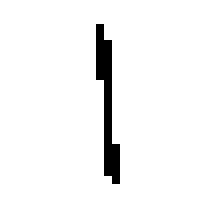
#> input picture Assignment 1/Indian_Digits_Train/1053.bmp, 28 x 28 px (shown 8 times larger); its folder holds 4 pictures in this run
$ python pipeline1_k_cluster.py
#> lines starting #> are read from the running program, lines starting #| are printed output that depends on the picture; after the words box and inside, x2 and y2 are one past the last pixel; in counts of white or black regions, pixels touching at a corner belong together
import os
import cv2
import numpy as np
from skimage.feature import hog
import matplotlib.pyplot as plt
from sklearn.cluster import KMeans
from check_accuracy import check_accuracy
from sklearn.svm import SVC
import csv


# ==============================
# CONFIG
# ==============================
BASE_DIR = os.path.dirname(__file__)

DATA_PATH = os.path.join(BASE_DIR, "Indian_Digits_Train")
IMG_SIZE = (32, 32)

IMAGES_CACHE = "images.npy"
FEATURES_CACHE = "features.npy"

# output directory for results
OUTPUT_DIR = os.path.join(BASE_DIR, "pipeline1")

# ==============================
# Show an image (for testing)
# ==============================
# [46 lines left out: functions show_image, show_samples, show_hog, not called in this run]

# ==============================
# STEP 1 — Load Images
# ==============================
def load_images(path):
#> called with path = 'Assignment 1/Indian_Digits_Train'
    files = [f for f in os.listdir(path) if f.endswith(".bmp")]

    # Sort numerically: 1.bmp → 10000.bmp
    files = sorted(files, key=lambda x: int(x.split('.')[0]))

    images = []

    for f in files:
        img_path = os.path.join(path, f)

        img = cv2.imread(img_path, cv2.IMREAD_GRAYSCALE)
#> img: shape (28, 28); 96.3% white; black in thin lines or dots, all inside (x1, y1, x2, y2) = (12, 3, 15, 23)

        if img is None:
            raise ValueError(f"Error loading image: {img_path}")

        images.append(img)

    images = np.array(images)

    print(f"[INFO] Loaded {len(images)} images")

    return images


# ==============================
# STEP 2 — Extract HOG Features
# ==============================
def extract_hog_features(images):
    features = []

    for img in images:
        # Resize
        img_resized = cv2.resize(img, IMG_SIZE)

        # Extract HOG
        hog_feat = hog(
            img_resized,
            pixels_per_cell=(4, 4),
            cells_per_block=(2, 2),
            feature_vector=True
        )

        features.append(hog_feat)
#> this loop made 4 passes
#> pass 1, in extract_hog_features, `img_resized = cv2.resize(img, IMG_SIZE)`:
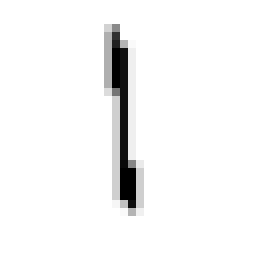
#> img_resized: shape (32, 32) (shown 8 times larger); min 0, max 255, mean 245.3
#> pass 2, in extract_hog_features, `img_resized = cv2.resize(img, IMG_SIZE)`:
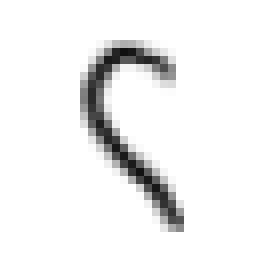
#> img_resized: shape (32, 32) (shown 8 times larger); min 15, max 255, mean 239.3
#> pass 3, in extract_hog_features, `img_resized = cv2.resize(img, IMG_SIZE)`:
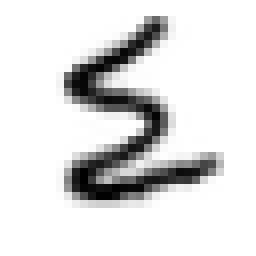
#> img_resized: shape (32, 32) (shown 8 times larger); min 0, max 255, mean 222.7
#> after the loop:
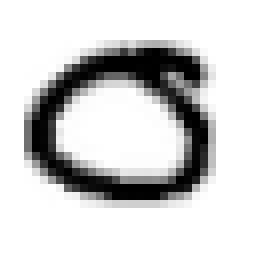
#> img_resized: shape (32, 32) (shown 8 times larger); min 0, max 255, mean 207.2

    features = np.array(features)

    print(f"[INFO] HOG feature shape: {features.shape}")
#| [INFO] HOG feature shape: (4, 1764)

    return features

# ==============================
# STEP 3 — Run K-means Clustering
# ==============================
def run_kmeans(features, K):
    print(f"\n[INFO] Running K-means with K = {K}...")

    kmeans = KMeans(n_clusters=K, n_init=10, random_state=42)
    cluster_ids = kmeans.fit_predict(features)

    print("[INFO] K-means done.")

    return cluster_ids

# K debugging
# [40 lines left out: functions analyze_clusters, label_clusters, not called in this run]

# Cache cluster labels
def get_cluster_path(K):
    import os
    return os.path.join(OUTPUT_DIR, f"clusters_K{K}.npy")

# ==============================
# Show K accuracy plot
# ==============================
# [203 lines left out: functions plot_k_vs_accuracy, train_svm, get_hard_samples, refine_labels, create_weights, active_learning_loop and 2 more, not called in this run]

# ==============================
# MAIN
# ==============================
if __name__ == "__main__":

    # ======================
    # LOAD / CACHE IMAGES
    # ======================
    if os.path.exists(IMAGES_CACHE):
        print("[INFO] Loading cached images...")
        images = np.load(IMAGES_CACHE)
    else:
        print("[INFO] Loading images from disk...")
        images = load_images(DATA_PATH)
        np.save(IMAGES_CACHE, images)

    # ======================
    # LOAD / CACHE FEATURES
    # ======================
    if os.path.exists(FEATURES_CACHE):
        print("[INFO] Loading cached features...")
        features = np.load(FEATURES_CACHE)
    else:
        print("[INFO] Extracting HOG features...")
        features = extract_hog_features(images)
        np.save(FEATURES_CACHE, features)

    print("[INFO] Ready for clustering.")

    # Extract features
    features = extract_hog_features(images)
#| [INFO] HOG feature shape: (4, 1764)

    print("[INFO] Feature extraction complete.")

    # ==============================
    # K-means + Labeling + Evaluation
    # ==============================

    K_list = [40, 60, 80]
    accuracies = []
    clusters_dict = {}

    clusters_path = os.path.join(OUTPUT_DIR, "final_clusters.npy")

    # ==============================
    # CASE 1: Load cached clusters
    # ==============================
    if os.path.exists(clusters_path):
        print("[INFO] Loading saved clusters...")
        clusters_dict = np.load(clusters_path, allow_pickle=True).item()

        for K in K_list:
            print(f"\n[INFO] Using cached clusters for K={K}")
            cluster_ids = clusters_dict[K]

            analyze_clusters(cluster_ids, K)

            # Label clusters
            labels = label_clusters(cluster_ids, K)

            # Evaluate
            acc, correct, total = check_accuracy(labels)
            accuracies.append(acc * 100)

            print("\n===== Initial Cluster Labeling Result =====")
            print(f"K = {K}")
            print(f"Accuracy: {acc*100:.2f}%")
            print("==========================================")

    # ==============================
    # CASE 2: Run K-means and save
    # ==============================
    else:
        print("[INFO] No saved clusters. Running K-means...")

        for K in K_list:
#> (the run stopped early here; a loop or call above may not have finished)
